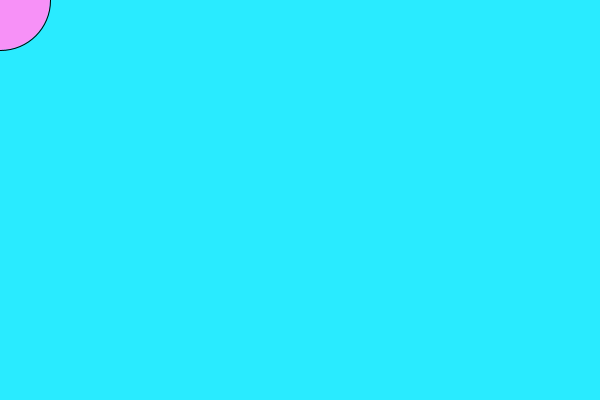
Frame 1 (no input)
Frame 60 (the mouse pressed at the canvas centre just before this capture): identical to frame 1, image omitted
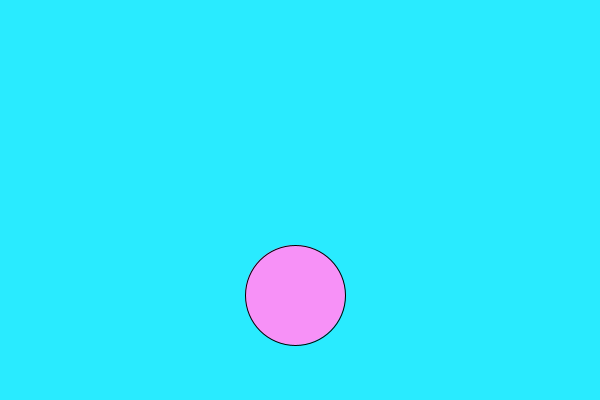
Frame 120 (the mouse held since frame 60 and released just before this capture)

The Processing sketch that drew these frames (run headless with seeded random() and noise(); from frame 60 on, the mouse is pressed at the canvas centre):

// Processing sketch: person
// ── person.pde
int xSpot = 0;
int ySpot = 0;
int xSpeed = 5;
int ySpeed = 5;
void setup() {
  size(600,400);  
  
  for(int i = 0; i < 100; i++);{
    println("Hello world");
  }
}

void draw(){
 background(#29EBFF);
 fill(#F791F7);
 ellipse(xSpot,ySpot,100,100);
 
 if(mousePressed){
 xSpot += xSpeed;
 ySpot += ySpeed;
 }
 if(xSpot > width){
 xSpeed = -xSpeed;
 }
  if(xSpot < 0){
 xSpeed = -xSpeed;
 }
   if(ySpot < 0){
 ySpeed = -ySpeed;
 }
    if(ySpot > height){
 ySpeed = -ySpeed;
 }
}
void keyPressed(){
  if(keyCode == UP){
    ySpot -= ySpeed;
}
  if(keyCode == LEFT){
    xSpot += xSpeed;
  }
    if(keyCode == RIGHT){
    xSpot -= xSpeed;
  }
    if(keyCode == DOWN){
    ySpot += ySpeed;
  }
}
